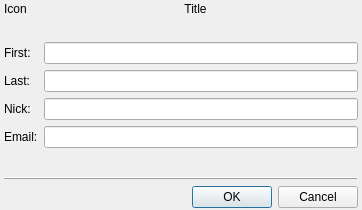
<?xml version="1.0" encoding="UTF-8"?>
<ui version="4.0">
 <class>SearchDialogClass</class>
 <widget class="QDialog" name="SearchDialogClass">
  <property name="geometry">
   <rect>
    <x>0</x>
    <y>0</y>
    <width>362</width>
    <height>210</height>
   </rect>
  </property>
  <property name="sizePolicy">
   <sizepolicy hsizetype="Expanding" vsizetype="Preferred">
    <horstretch>0</horstretch>
    <verstretch>0</verstretch>
   </sizepolicy>
  </property>
  <layout class="QVBoxLayout" name="verticalLayout">
   <property name="leftMargin">
    <number>4</number>
   </property>
   <property name="topMargin">
    <number>2</number>
   </property>
   <property name="rightMargin">
    <number>4</number>
   </property>
   <property name="bottomMargin">
    <number>2</number>
   </property>
   <item>
    <layout class="QHBoxLayout" name="horizontalLayout">
     <item>
      <widget class="QLabel" name="lblIcon">
       <property name="text">
        <string>Icon</string>
       </property>
      </widget>
     </item>
     <item>
      <widget class="QLabel" name="lblTitle">
       <property name="sizePolicy">
        <sizepolicy hsizetype="Expanding" vsizetype="Preferred">
         <horstretch>0</horstretch>
         <verstretch>0</verstretch>
        </sizepolicy>
       </property>
       <property name="text">
        <string>Title</string>
       </property>
       <property name="alignment">
        <set>Qt::AlignCenter</set>
       </property>
      </widget>
     </item>
    </layout>
   </item>
   <item>
    <widget class="QStackedWidget" name="stwWidgets">
     <property name="sizePolicy">
      <sizepolicy hsizetype="Expanding" vsizetype="Expanding">
       <horstretch>0</horstretch>
       <verstretch>0</verstretch>
      </sizepolicy>
     </property>
     <property name="currentIndex">
      <number>0</number>
     </property>
     <widget class="QWidget" name="pgeFields">
      <property name="sizePolicy">
       <sizepolicy hsizetype="Expanding" vsizetype="Preferred">
        <horstretch>0</horstretch>
        <verstretch>0</verstretch>
       </sizepolicy>
      </property>
      <layout class="QGridLayout">
       <property name="leftMargin">
        <number>0</number>
       </property>
       <property name="topMargin">
        <number>0</number>
       </property>
       <property name="rightMargin">
        <number>0</number>
       </property>
       <property name="bottomMargin">
        <number>0</number>
       </property>
       <item row="4" column="0">
        <widget class="QLabel" name="lblNick">
         <property name="text">
          <string>Nick:</string>
         </property>
         <property name="textFormat">
          <enum>Qt::PlainText</enum>
         </property>
        </widget>
       </item>
       <item row="3" column="1">
        <widget class="QLineEdit" name="lneLast"/>
       </item>
       <item row="2" column="0">
        <widget class="QLabel" name="lblFirst">
         <property name="text">
          <string>First:</string>
         </property>
         <property name="textFormat">
          <enum>Qt::PlainText</enum>
         </property>
        </widget>
       </item>
       <item row="5" column="1">
        <widget class="QLineEdit" name="lneEmail"/>
       </item>
       <item row="2" column="1">
        <widget class="QLineEdit" name="lneFirst"/>
       </item>
       <item row="1" column="0" colspan="2">
        <widget class="QLabel" name="lblInstructions">
         <property name="sizePolicy">
          <sizepolicy hsizetype="Preferred" vsizetype="Fixed">
           <horstretch>0</horstretch>
           <verstretch>0</verstretch>
          </sizepolicy>
         </property>
         <property name="textFormat">
          <enum>Qt::PlainText</enum>
         </property>
         <property name="alignment">
          <set>Qt::AlignCenter</set>
         </property>
         <property name="wordWrap">
          <bool>true</bool>
         </property>
        </widget>
       </item>
       <item row="3" column="0">
        <widget class="QLabel" name="lblLast">
         <property name="text">
          <string>Last:</string>
         </property>
         <property name="textFormat">
          <enum>Qt::PlainText</enum>
         </property>
        </widget>
       </item>
       <item row="4" column="1">
        <widget class="QLineEdit" name="lneNick"/>
       </item>
       <item row="5" column="0">
        <widget class="QLabel" name="lblEmail">
         <property name="text">
          <string>Email:</string>
         </property>
         <property name="textFormat">
          <enum>Qt::PlainText</enum>
         </property>
        </widget>
       </item>
       <item row="6" column="1">
        <spacer name="verticalSpacer_2">
         <property name="orientation">
          <enum>Qt::Vertical</enum>
         </property>
         <property name="sizeHint" stdset="0">
          <size>
           <width>20</width>
           <height>40</height>
          </size>
         </property>
        </spacer>
       </item>
      </layout>
     </widget>
     <widget class="QWidget" name="pgeResult">
      <layout class="QVBoxLayout">
       <property name="leftMargin">
        <number>0</number>
       </property>
       <property name="topMargin">
        <number>0</number>
       </property>
       <property name="rightMargin">
        <number>0</number>
       </property>
       <property name="bottomMargin">
        <number>0</number>
       </property>
       <item>
        <widget class="QTableWidget" name="tbwResult">
         <property name="editTriggers">
          <set>QAbstractItemView::NoEditTriggers</set>
         </property>
         <property name="alternatingRowColors">
          <bool>true</bool>
         </property>
         <property name="selectionMode">
          <enum>QAbstractItemView::SingleSelection</enum>
         </property>
         <property name="selectionBehavior">
          <enum>QAbstractItemView::SelectRows</enum>
         </property>
         <column>
          <property name="text">
           <string>JID</string>
          </property>
         </column>
         <column>
          <property name="text">
           <string>First</string>
          </property>
         </column>
         <column>
          <property name="text">
           <string>Last</string>
          </property>
         </column>
         <column>
          <property name="text">
           <string>Nick</string>
          </property>
         </column>
         <column>
          <property name="text">
           <string>EMail</string>
          </property>
         </column>
        </widget>
       </item>
      </layout>
     </widget>
     <widget class="QWidget" name="pgeForm">
      <property name="sizePolicy">
       <sizepolicy hsizetype="Expanding" vsizetype="Preferred">
        <horstretch>0</horstretch>
        <verstretch>0</verstretch>
       </sizepolicy>
      </property>
     </widget>
    </widget>
   </item>
   <item>
    <widget class="QFrame" name="frame">
     <property name="sizePolicy">
      <sizepolicy hsizetype="Expanding" vsizetype="Fixed">
       <horstretch>0</horstretch>
       <verstretch>0</verstretch>
      </sizepolicy>
     </property>
     <property name="frameShape">
      <enum>QFrame::HLine</enum>
     </property>
     <property name="frameShadow">
      <enum>QFrame::Raised</enum>
     </property>
    </widget>
   </item>
   <item>
    <widget class="QDialogButtonBox" name="dbbButtons">
     <property name="standardButtons">
      <set>QDialogButtonBox::Cancel|QDialogButtonBox::Ok</set>
     </property>
    </widget>
   </item>
  </layout>
 </widget>
 <layoutdefault spacing="6" margin="11"/>
 <resources/>
 <connections/>
</ui>
